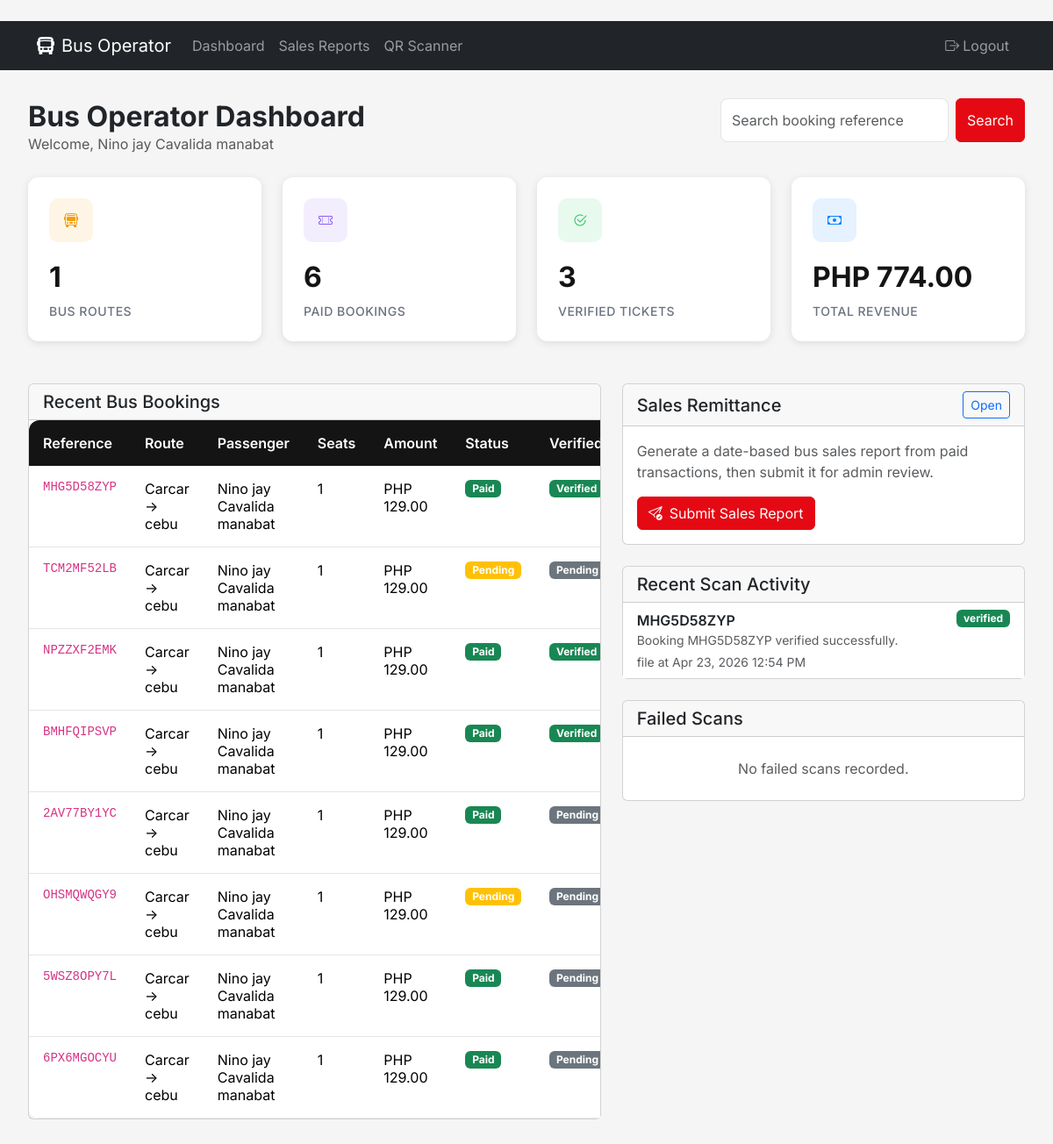
/bus-operator (signed in), run on an earlier commit of the app's database.
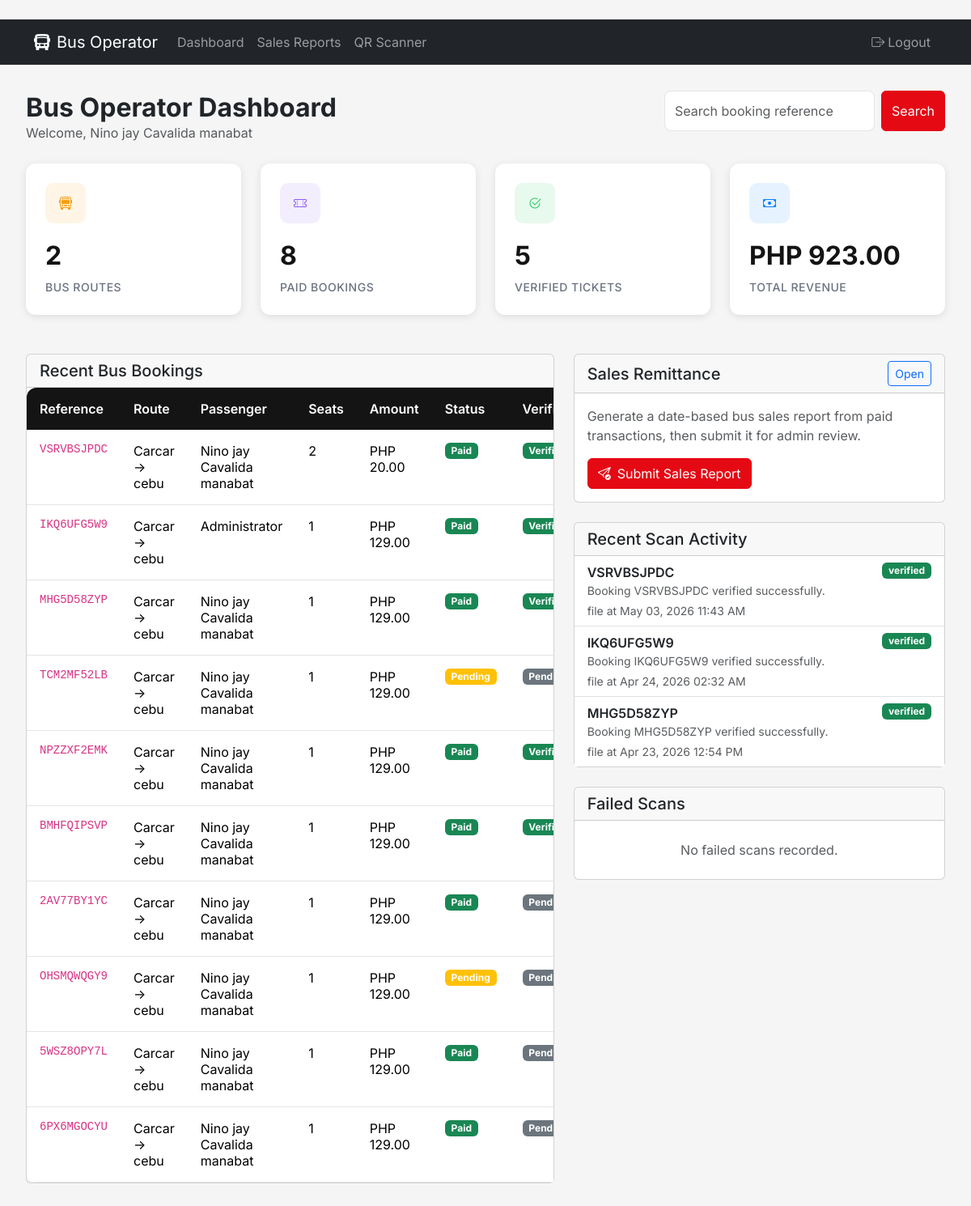
And on a later commit of the database.
### flask_app/app.py (models this page shows, shortened)
class User(UserMixin, db.Model):
    id = db.Column(db.Integer, primary_key=True)
    email = db.Column(db.String(120), unique=True, nullable=False)
    password_hash = db.Column(db.String(256), nullable=False)
    name = db.Column(db.String(100), nullable=False)
    phone = db.Column(db.String(20))
    is_admin = db.Column(db.Boolean, default=False)
    is_bus_operator = db.Column(db.Boolean, default=False)
    is_cinema_operator = db.Column(db.Boolean, default=False)
    created_at = db.Column(db.DateTime, default=datetime.utcnow)
    movie_bookings = db.relationship('MovieBooking', foreign_keys='MovieBooking.user_id', backref='user', lazy=True)
    bus_bookings = db.relationship('BusBooking', foreign_keys='BusBooking.user_id', backref='user', lazy=True)

class BusBooking(db.Model):
    id = db.Column(db.Integer, primary_key=True)
    user_id = db.Column(db.Integer, db.ForeignKey('user.id'), nullable=False)
    schedule_id = db.Column(db.Integer, db.ForeignKey('bus_schedule.id'), nullable=False)
    num_tickets = db.Column(db.Integer, nullable=False)
    seat_numbers = db.Column(db.String(200))
    passenger_names = db.Column(db.Text)
    total_amount = db.Column(db.Float, nullable=False)
    payment_status = db.Column(db.String(20), default='pending')  # pending, completed, failed, refunded
    payment_method = db.Column(db.String(20))     # 'card', 'gcash', 'paymaya', 'paypal'
    payment_reference = db.Column(db.String(255)) # PayMongo source/payment id
    booking_reference = db.Column(db.String(20), unique=True)
    is_verified = db.Column(db.Boolean, default=False, nullable=False)
    verified_at = db.Column(db.DateTime, nullable=True)
    verified_by_id = db.Column(db.Integer, db.ForeignKey('user.id'), nullable=True)
    cancelled_at = db.Column(db.DateTime, nullable=True)
    cancelled_by_id = db.Column(db.Integer, db.ForeignKey('user.id'), nullable=True)
    cancellation_reason = db.Column(db.String(255), nullable=True)
    refund_reference = db.Column(db.String(255), nullable=True)
    refunded_at = db.Column(db.DateTime, nullable=True)
    created_at = db.Column(db.DateTime, default=datetime.utcnow)
    verified_by = db.relationship('User', foreign_keys=[verified_by_id], backref='verified_bus_bookings')
    cancelled_by = db.relationship('User', foreign_keys=[cancelled_by_id], backref='cancelled_bus_bookings')

class BusRoute(db.Model):
    id = db.Column(db.Integer, primary_key=True)
    origin = db.Column(db.String(100), nullable=False)
    destination = db.Column(db.String(100), nullable=False)
    operator_id = db.Column(db.Integer, db.ForeignKey('user.id'), nullable=True)
    bus_number = db.Column(db.String(50))  # bus plate number or identifier
    bus_type = db.Column(db.String(50))  # AC, Non-AC, Sleeper, etc.
    departure_time = db.Column(db.Time, nullable=False)
    arrival_time = db.Column(db.Time, nullable=False)
    duration = db.Column(db.String(50))
    price = db.Column(db.Float, nullable=False)
    total_seats = db.Column(db.Integer, default=40)
    amenities = db.Column(db.String(255))  # WiFi, Charging, etc.
    image = db.Column(db.String(255))  # bus picture
    is_active = db.Column(db.Boolean, default=True)
    schedules = db.relationship('BusSchedule', backref='route', lazy=True, cascade='all, delete-orphan')
    operator = db.relationship('User', foreign_keys=[operator_id], backref='bus_routes')

class ScanLog(db.Model):
    id = db.Column(db.Integer, primary_key=True)
    operator_id = db.Column(db.Integer, db.ForeignKey('user.id'), nullable=True)
    booking_type = db.Column(db.String(20), nullable=True)
    booking_id = db.Column(db.Integer, nullable=True)
    booking_reference = db.Column(db.String(20), nullable=True)
    raw_input = db.Column(db.Text, nullable=True)
    scan_source = db.Column(db.String(30), default='manual')
    scan_result = db.Column(db.String(30), nullable=False)
    scan_message = db.Column(db.String(255), nullable=True)
    created_at = db.Column(db.DateTime, default=datetime.utcnow)
    operator = db.relationship('User', foreign_keys=[operator_id], backref='scan_logs')

### flask_app/app.py (the view)
@app.route('/bus-operator')
@login_required
@bus_operator_required
def bus_operator_dashboard():
    completed_statuses = ['completed', 'paid']
    bus_routes = BusRoute.query.filter_by(operator_id=current_user.id).all()
    route_ids = [r.id for r in bus_routes]
    search_reference = str(request.args.get('booking_reference') or '').strip()
    bookings_query = BusBooking.query.filter(BusBooking.schedule.has(BusSchedule.route_id.in_(route_ids)))
    bus_bookings = bookings_query.filter(BusBooking.payment_status.in_(completed_statuses)).count()
    bus_revenue = sum([b.total_amount for b in bookings_query.filter(BusBooking.payment_status.in_(completed_statuses)).all()])
    stats = {
        'total_routes': len(bus_routes),
        'bus_bookings': bus_bookings,
        'total_revenue': float(bus_revenue),
        'verified_tickets': bookings_query.filter_by(is_verified=True).count(),
    }
    recent_bus_bookings = bookings_query.order_by(BusBooking.created_at.desc()).limit(10).all()
    searched_booking = bookings_query.filter_by(booking_reference=search_reference).first() if search_reference else None
    recent_scan_logs = ScanLog.query.filter_by(operator_id=current_user.id).order_by(ScanLog.created_at.desc()).limit(8).all()
    failed_scan_logs = ScanLog.query.filter(
        ScanLog.operator_id == current_user.id,
        ScanLog.scan_result.in_(['invalid', 'denied', 'unpaid', 'missing', 'error'])
    ).order_by(ScanLog.created_at.desc()).limit(8).all()
    return render_template(
        'bus_operator/dashboard.html',
        stats=stats,
        recent_bus_bookings=recent_bus_bookings,
        bus_routes=bus_routes,
        searched_booking=searched_booking,
        search_reference=search_reference,
        recent_scan_logs=recent_scan_logs,
        failed_scan_logs=failed_scan_logs
    )

### flask_app/templates/bus_operator/dashboard.html (shortened to what this page needs)
{% extends 'bus_operator/base.html' %}
{% block operator_content %}
<div class="d-flex justify-content-between align-items-center mb-4 flex-wrap gap-3">
    <div>
        <h2 class="fw-bold mb-0">Bus Operator Dashboard</h2>
        <div class="text-muted">Welcome, {{ current_user.name }}</div>
    </div>
    <form method="GET" class="d-flex gap-2">
        <input type="text" class="form-control" name="booking_reference" value="{{ search_reference or '' }}" placeholder="Search booking reference">
        <button type="submit" class="btn btn-primary">Search</button>
    </form>
</div>
<div class="row g-4 mb-5">
    <div class="col-md-6 col-lg-3">
        <div class="stat-card">
            <div class="stat-icon" style="background: rgba(245, 158, 11, 0.1);">
                <i class="bi bi-bus-front" style="color: #F59E0B;"></i>
            </div>
            <div class="stat-value">{{ stats.total_routes }}</div>
            <div class="stat-label">Bus Routes</div>
        </div>
    </div>
    <div class="col-md-6 col-lg-3">
        <div class="stat-card">
            <div class="stat-icon" style="background: rgba(139, 92, 246, 0.1);">
                <i class="bi bi-ticket-perforated" style="color: #8B5CF6;"></i>
            </div>
            <div class="stat-value">{{ stats.bus_bookings }}</div>
            <div class="stat-label">Paid Bookings</div>
        </div>
    </div>
    <div class="col-md-6 col-lg-3">
        <div class="stat-card">
            <div class="stat-icon" style="background: rgba(34, 197, 94, 0.1);">
                <i class="bi bi-check2-circle" style="color: #22C55E;"></i>
            </div>
            <div class="stat-value">{{ stats.verified_tickets }}</div>
            <div class="stat-label">Verified Tickets</div>
        </div>
    </div>
    <div class="col-md-6 col-lg-3">
        <div class="stat-card">
            <div class="stat-icon" style="background: rgba(10, 132, 255, 0.1);">
                <i class="bi bi-cash" style="color: #0A84FF;"></i>
            </div>
            <div class="stat-value">PHP {{ "%.2f"|format(stats.total_revenue) }}</div>
            <div class="stat-label">Total Revenue</div>
        </div>
    </div>
</div>
<div class="row g-4">
    <div class="col-xl-7">
        <div class="card">
            <div class="card-header">
                <h5 class="mb-0">Recent Bus Bookings</h5>
            </div>
            <div class="card-body p-0">
                {% if recent_bus_bookings %}
                    <div class="table-responsive">
                        <table class="table table-hover mb-0">
                            <thead>
                                <tr>
                                    <th>Reference</th>
                                    <th>Route</th>
                                    <th>Passenger</th>
                                    <th>Seats</th>
                                    <th>Amount</th>
                                    <th>Status</th>
                                    <th>Verified</th>
                                </tr>
                            </thead>
                            <tbody>
                                {% for booking in recent_bus_bookings %}
                                <tr>
                                    <td><code>{{ booking.booking_reference }}</code></td>
                                    <td>{{ booking.schedule.route.origin }} -> {{ booking.schedule.route.destination }}</td>
                                    <td>{{ booking.user.name }}</td>
                                    <td>{{ booking.seat_numbers or booking.num_tickets }}</td>
                                    <td>PHP {{ "%.2f"|format(booking.total_amount) }}</td>
                                    <td><span class="badge bg-{{ booking.payment_status|payment_status_badge_class }}">{{ booking.payment_status|payment_status_label }}</span></td>
                                    <td>
                                        {% if booking.is_verified %}
                                            <span class="badge bg-success">Verified</span>
                                        {% else %}
                                            <span class="badge bg-secondary">Pending</span>
                                        {% endif %}
                                    </td>
                                </tr>
                                {% endfor %}
                            </tbody>
                        </table>
                    </div>
                {% else %}
                    <div class="text-center py-5 text-muted">No recent bookings yet.</div>
                {% endif %}
            </div>
        </div>
    </div>
    <div class="col-xl-5">
        <div class="card mb-4">
            <div class="card-header d-flex justify-content-between align-items-center">
                <h5 class="mb-0">Sales Remittance</h5>
                <a href="{{ url_for('bus_operator_sales_submissions') }}" class="btn btn-sm btn-outline-primary">Open</a>
            </div>
            <div class="card-body">
                <p class="text-muted mb-3">Generate a date-based bus sales report from paid transactions, then submit it for admin review.</p>
                <a href="{{ url_for('bus_operator_sales_submissions') }}" class="btn btn-primary">
                    <i class="bi bi-send-check me-2"></i>Submit Sales Report
                </a>
            </div>
        </div>
        <div class="card mb-4">
            <div class="card-header">
                <h5 class="mb-0">Recent Scan Activity</h5>
            </div>
            <div class="card-body p-0">
                {% if recent_scan_logs %}
                    <div class="list-group list-group-flush">
                        {% for scan in recent_scan_logs %}
                            <div class="list-group-item">
                                <div class="d-flex justify-content-between align-items-start">
                                    <div>
                                        <div class="fw-semibold">{{ scan.booking_reference or 'Unknown booking' }}</div>
                                        <div class="small text-muted">{{ scan.scan_message or 'No details recorded.' }}</div>
                                    </div>
                                    <span class="badge bg-{{ 'success' if scan.scan_result in ['verified', 'already_verified'] else 'danger' }}">{{ scan.scan_result.replace('_', ' ') }}</span>
                                </div>
                                <div class="small text-muted mt-1">{{ scan.scan_source }} at {{ scan.created_at.strftime('%b %d, %Y %I:%M %p') }}</div>
                            </div>
                        {% endfor %}
                    </div>
                {% else %}
                    <div class="text-center py-4 text-muted">No scan activity yet.</div>
                {% endif %}
            </div>
        </div>
        <div class="card">
            <div class="card-header">
                <h5 class="mb-0">Failed Scans</h5>
            </div>
            <div class="card-body p-0">
                {% if failed_scan_logs %}
                    <div class="list-group list-group-flush">
                        {% for scan in failed_scan_logs %}
                            <div class="list-group-item">
                                <div class="fw-semibold">{{ scan.raw_input or 'No input recorded' }}</div>
                                <div class="small text-muted">{{ scan.scan_message or 'Scan failed.' }}</div>
                                <div class="small text-muted mt-1">{{ scan.created_at.strftime('%b %d, %Y %I:%M %p') }}</div>
                            </div>
                        {% endfor %}
                    </div>
                {% else %}
                    <div class="text-center py-4 text-muted">No failed scans recorded.</div>
                {% endif %}
            </div>
        </div>
    </div>
</div>
{% endblock %}

### flask_app/templates/bus_operator/base.html (shortened to what this page needs)
﻿<!DOCTYPE html>
<html lang="en">
<head>
    <link href="https://cdn.jsdelivr.net/npm/bootstrap@5.3.2/dist/css/bootstrap.min.css" rel="stylesheet">
    <link href="https://cdn.jsdelivr.net/npm/bootstrap-icons@1.11.1/font/bootstrap-icons.css" rel="stylesheet">
</head>
<body>
    <nav class="navbar navbar-expand-lg navbar-dark bg-dark">
        <div class="container">
            <a class="navbar-brand" href="{{ url_for('bus_operator_dashboard') }}">
                <i class="bi bi-bus-front-fill me-2"></i>Bus Operator
            </a>
            <div class="collapse navbar-collapse" id="operatorNav">
                <ul class="navbar-nav me-auto mb-2 mb-lg-0">
                    <li class="nav-item">
                        <a class="nav-link" href="{{ url_for('bus_operator_dashboard') }}">Dashboard</a>
                    </li>
                    <li class="nav-item">
                        <a class="nav-link" href="{{ url_for('bus_operator_sales_submissions') }}">Sales Reports</a>
                    </li>
                    <li class="nav-item">
                        <a class="nav-link" href="{{ url_for('operator_qr_scanner') }}">QR Scanner</a>
                    </li>
                </ul>
                <ul class="navbar-nav mb-2 mb-lg-0">
                    <li class="nav-item">
                        <a class="nav-link" href="{{ url_for('logout') }}">
                            <i class="bi bi-box-arrow-right me-1"></i>Logout
                        </a>
                    </li>
                </ul>
            </div>
        </div>
    </nav>
    <main class="main-content">
        {% block operator_content %}{% endblock %}
    </main>
</body>
</html>

What changed in the data, as far as the page shows it:
added BusBooking: booking_reference "VSRVBSJPDC", schedule.route.origin "Carcar", schedule.route.destination "cebu", user.name "Nino jay Cavalida manabat", seat_numbers+num_tickets "2", total_amount "20.00", payment_status|payment_status_label "Paid", is_verified "Verified"
added BusBooking: booking_reference "IKQ6UFG5W9", schedule.route.origin "Carcar", schedule.route.destination "cebu", user.name "Administrator", seat_numbers+num_tickets "1", total_amount "129.00", payment_status|payment_status_label "Paid", is_verified "Verified"
added ScanLog: booking_reference "VSRVBSJPDC", scan_message "Booking VSRVBSJPDC verified successfully.", scan_result.replace "verified", scan_source "file", created_at "May 03, 2026 11:43 AM"
added ScanLog: booking_reference "IKQ6UFG5W9", scan_message "Booking IKQ6UFG5W9 verified successfully.", scan_result.replace "verified", scan_source "file", created_at "Apr 24, 2026 02:32 AM"
Also different on the page:
{{ stats.total_routes }}: "1" → "2"
{{ stats.bus_bookings }}: "6" → "8"
{{ stats.verified_tickets }}: "3" → "5"
{{ "%.2f"|format(stats.total_revenue) }}: "774.00" → "923.00"
